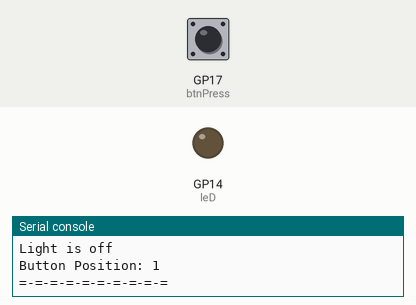
Recording of a program running on a simulated Raspberry Pi Pico running MicroPython. On the bench: output pins drawn as LEDs (lit = HIGH), the last lines printed to the serial console. Dashed ring = blinking. Inputs (shaded band) come from the test bench; at power-on: GP17 (btnPress) HIGH.

Above: at 1.2 s.
1.3 s: GP17 (btnPress) pulled LOW for 3.2 s
At 2.1 s:
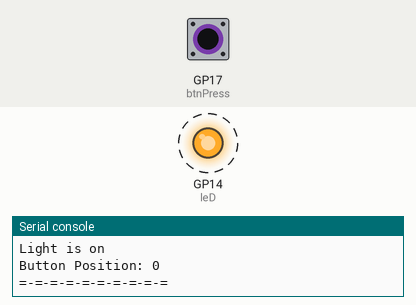
6.0 s: GP17 (btnPress) pulled LOW for 0.35 s
At 6.9 s:
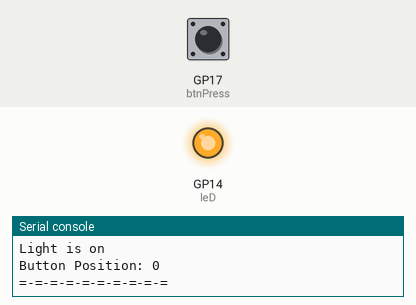
Timing chart, 0 to 9.0 s (numbered marks = the images above; inputs shaded):
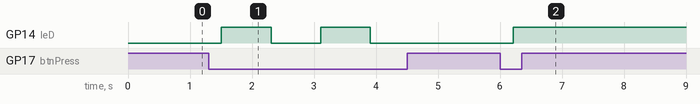

Measured:
- after the input at 1.3 s, GP14 (leD): alternates HIGH for 0.80 s and LOW for 0.80 s, 4 changes in all, then stays LOW, starting after 0.21 s
- after the input at 6.0 s, GP14 (leD): LOW → HIGH after 0.21 s

The program:

lesson_17_pullup_resistors_buttons_homework.py
```python
from machine import Pin
from time import sleep
btnPin = 17
btnPress = Pin(btnPin,Pin.IN,Pin.PULL_UP) 	# PULL_UP tells the pico to use it's pull up resistor to
leD = Pin(14,Pin.OUT)                       # So we have a constant stable 3.3 volts on and the pico or
leD.value(0)                                # code reacts when it drops to 0. Reverse of normal so to speak.
switch = 'off'	# Set switch starting point
try:
    while True:
        btnState = btnPress.value()	# Get on or off value of button
        if btnState == 0 and switch == 'off':	# Was button pushed?
            leD.value(1)
            switch= 'on'
            sleep (.5)	# Gives enough time to get your finger off the button for the next cycle
        elif btnState == 0 and switch == 'on':  # Was button pushed again? Must be 'elif' otherwise if it is an
            leD.value(0)						# 'if' it will check and find the second argument true as well.
            switch = 'off'
            sleep (.5)	# Gives enough time to get your finger off the button for the next cycle, otherwise it will flash.
        print ('=-=-=-=-=-=-=-=-=-=')
        print ('Light is ' + switch)
        print ('Button Position:',btnState)
        print ('=-=-=-=-=-=-=-=-=-=')
        sleep(.3)
except KeyboardInterrupt():
    leD.value(0)
```
